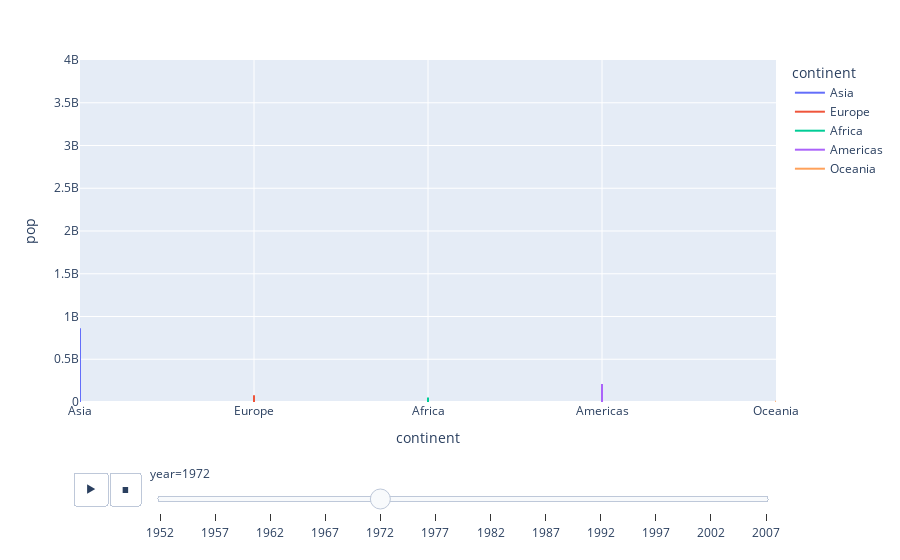

Notebook code for this chart:
### Code cell
fig = px.line(df, x="continent", y="pop", color="continent",
  animation_frame="year", animation_group="country", range_y=[0,4000000000])
fig.show()

### Figure 1 — Plotly figure (JSON) as saved in the notebook; plotly's stock layout.template omitted (floating-point values rounded to 4 significant figures)
{"data": [{"hovertemplate": "continent=%{x}<br>year=1972<br>pop=%{y}<extra></extra>", "ids": ["Afghanistan", "Bahrain", "Bangladesh", "Cambodia", "China", "Hong Kong, China", "India", "Indonesia", "Iran", "Iraq", "Israel", "Japan", "Jordan", "Korea, Dem. Rep.", "Korea, Rep.", "Kuwait", "Lebanon", "Malaysia", "Mongolia", "Myanmar", "Nepal", "Oman", "Pakistan", "Philippines", "Saudi Arabia", "Singapore", "Sri Lanka", "Syria", "Taiwan", "Thailand", "Vietnam", "West Bank and Gaza", "Yemen, Rep."], "legendgroup": "Asia", "line": {"color": "#636efa", "dash": "solid"}, "mode": "lines", "name": "Asia", "showlegend": true, "type": "scatter", "x": ["Asia", "Asia", "Asia", "Asia", "Asia", "Asia", "Asia", "Asia", "Asia", "Asia", "Asia", "Asia", "Asia", "Asia", "Asia", "Asia", "Asia", "Asia", "Asia", "Asia", "Asia", "Asia", "Asia", "Asia", "Asia", "Asia", "Asia", "Asia", "Asia", "Asia", "Asia", "Asia", "Asia"], "xaxis": "x", "y": [13079460, 230800, 70759295, 7450606, 862030000, 4115700, 567000000, 121282000, 30614000, 10061506, 3095893, 107188273, 1613551, 14781241, 33505000, 841934, 2680018, 11441462, 1320500, 28466390, 12412593, 829050, 69325921, 40850141, 6472756, 2152400, 13016733, 6701172, 15226039, 39276153, 44655014, 1089572, 7407075], "yaxis": "y"}, {"hovertemplate": "continent=%{x}<br>year=1972<br>pop=%{y}<extra></extra>", "ids": ["Albania", "Austria", "Belgium", "Bosnia and Herzegovina", "Bulgaria", "Croatia", "Czech Republic", "Denmark", "Finland", "France", "Germany", "Greece", "Hungary", "Iceland", "Ireland", "Italy", "Montenegro", "Netherlands", "Norway", "Poland", "Portugal", "Romania", "Serbia", "Slovak Republic", "Slovenia", "Spain", "Sweden", "Switzerland", "Turkey", "United Kingdom"], "legendgroup": "Europe", "line": {"color": "#EF553B", "dash": "solid"}, "mode": "lines", "name": "Europe", "showlegend": true, "type": "scatter", "x": ["Europe", "Europe", "Europe", "Europe", "Europe", "Europe", "Europe", "Europe", "Europe", "Europe", "Europe", "Europe", "Europe", "Europe", "Europe", "Europe", "Europe", "Europe", "Europe", "Europe", "Europe", "Europe", "Europe", "Europe", "Europe", "Europe", "Europe", "Europe", "Europe", "Europe"], "xaxis": "x", "y": [2263554, 7544201, 9709100, 3819000, 8576200, 4225310, 9862158, 4991596, 4639657, 51732000, 78717088, 8888628, 10394091, 209275, 3024400, 54365564, 527678, 13329874, 3933004, 33039545, 8970450, 20662648, 8313288, 4593433, 1694510, 34513161, 8122293, 6401400, 37492953, 56079000], "yaxis": "y"}, {"hovertemplate": "continent=%{x}<br>year=1972<br>pop=%{y}<extra></extra>", "ids": ["Algeria", "Angola", "Benin", "Botswana", "Burkina Faso", "Burundi", "Cameroon", "Central African Republic", "Chad", "Comoros", "Congo, Dem. Rep.", "Congo, Rep.", "Cote d'Ivoire", "Djibouti", "Egypt", "Equatorial Guinea", "Eritrea", "Ethiopia", "Gabon", "Gambia", "Ghana", "Guinea", "Guinea-Bissau", "Kenya", "Lesotho", "Liberia", "Libya", "Madagascar", "Malawi", "Mali", "Mauritania", "Mauritius", "Morocco", "Mozambique", "Namibia", "Niger", "Nigeria", "Reunion", "Rwanda", "Sao Tome and Principe", "Senegal", "Sierra Leone", "Somalia", "South Africa", "Sudan", "Swaziland", "Tanzania", "Togo", "Tunisia", "Uganda", "Zambia", "Zimbabwe"], "legendgroup": "Africa", "line": {"color": "#00cc96", "dash": "solid"}, "mode": "lines", "name": "Africa", "showlegend": true, "type": "scatter", "x": ["Africa", "Africa", "Africa", "Africa", "Africa", "Africa", "Africa", "Africa", "Africa", "Africa", "Africa", "Africa", "Africa", "Africa", "Africa", "Africa", "Africa", "Africa", "Africa", "Africa", "Africa", "Africa", "Africa", "Africa", "Africa", "Africa", "Africa", "Africa", "Africa", "Africa", "Africa", "Africa", "Africa", "Africa", "Africa", "Africa", "Africa", "Africa", "Africa", "Africa", "Africa", "Africa", "Africa", "Africa", "Africa", "Africa", "Africa", "Africa", "Africa", "Africa", "Africa", "Africa"], "xaxis": "x", "y": [14760787, 5894858, 2761407, 619351, 5433886, 3529983, 7021028, 1927260, 3899068, 250027, 23007669, 1340458, 6071696, 178848, 34807417, 277603, 2260187, 30770372, 537977, 517101, 9354120, 3811387, 625361, 12044785, 1116779, 1482628, 2183877, 7082430, 4730997, 5828158, 1332786, 851334, 16660670, 9809596, 821782, 5060262, 53740085, 461633, 3992121, 76595, 4588696, 2879013, 3840161, 23935810, 14597019, 480105, 14706593, 2056351, 5303507, 10190285, 4506497, 5861135], "yaxis": "y"}, {"hovertemplate": "continent=%{x}<br>year=1972<br>pop=%{y}<extra></extra>", "ids": ["Argentina", "Bolivia", "Brazil", "Canada", "Chile", "Colombia", "Costa Rica", "Cuba", "Dominican Republic", "Ecuador", "El Salvador", "Guatemala", "Haiti", "Honduras", "Jamaica", "Mexico", "Nicaragua", "Panama", "Paraguay", "Peru", "Puerto Rico", "Trinidad and Tobago", "United States", "Uruguay", "Venezuela"], "legendgroup": "Americas", "line": {"color": "#ab63fa", "dash": "solid"}, "mode": "lines", "name": "Americas", "showlegend": true, "type": "scatter", "x": ["Americas", "Americas", "Americas", "Americas", "Americas", "Americas", "Americas", "Americas", "Americas", "Americas", "Americas", "Americas", "Americas", "Americas", "Americas", "Americas", "Americas", "Americas", "Americas", "Americas", "Americas", "Americas", "Americas", "Americas", "Americas"], "xaxis": "x", "y": [24779799, 4565872, 100840058, 22284500, 9717524, 22542890, 1834796, 8831348, 4671329, 6298651, 3790903, 5149581, 4698301, 2965146, 1997616, 55984294, 2182908, 1616384, 2614104, 13954700, 2847132, 975199, 209896000, 2829526, 11515649], "yaxis": "y"}, {"hovertemplate": "continent=%{x}<br>year=1972<br>pop=%{y}<extra></extra>", "ids": ["Australia", "New Zealand"], "legendgroup": "Oceania", "line": {"color": "#FFA15A", "dash": "solid"}, "mode": "lines", "name": "Oceania", "showlegend": true, "type": "scatter", "x": ["Oceania", "Oceania"], "xaxis": "x", "y": [13177000, 2929100], "yaxis": "y"}], "layout": {"autosize": true, "legend": {"title": {"text": "continent"}, "tracegroupgap": 0}, "margin": {"t": 60}, "sliders": [{"active": 4, "currentvalue": {"prefix": "year="}, "len": 0.9, "pad": {"b": 10, "t": 60}, "steps": [{"args": [["1952"], {"frame": {"duration": 0, "redraw": false}, "fromcurrent": true, "mode": "immediate", "transition": {"duration": 0, "easing": "linear"}}], "label": "1952", "method": "animate"}, {"args": [["1957"], {"frame": {"duration": 0, "redraw": false}, "fromcurrent": true, "mode": "immediate", "transition": {"duration": 0, "easing": "linear"}}], "label": "1957", "method": "animate"}, {"args": [["1962"], {"frame": {"duration": 0, "redraw": false}, "fromcurrent": true, "mode": "immediate", "transition": {"duration": 0, "easing": "linear"}}], "label": "1962", "method": "animate"}, {"args": [["1967"], {"frame": {"duration": 0, "redraw": false}, "fromcurrent": true, "mode": "immediate", "transition": {"duration": 0, "easing": "linear"}}], "label": "1967", "method": "animate"}, {"args": [["1972"], {"frame": {"duration": 0, "redraw": false}, "fromcurrent": true, "mode": "immediate", "transition": {"duration": 0, "easing": "linear"}}], "label": "1972", "method": "animate"}, {"args": [["1977"], {"frame": {"duration": 0, "redraw": false}, "fromcurrent": true, "mode": "immediate", "transition": {"duration": 0, "easing": "linear"}}], "label": "1977", "method": "animate"}, {"args": [["1982"], {"frame": {"duration": 0, "redraw": false}, "fromcurrent": true, "mode": "immediate", "transition": {"duration": 0, "easing": "linear"}}], "label": "1982", "method": "animate"}, {"args": [["1987"], {"frame": {"duration": 0, "redraw": false}, "fromcurrent": true, "mode": "immediate", "transition": {"duration": 0, "easing": "linear"}}], "label": "1987", "method": "animate"}, {"args": [["1992"], {"frame": {"duration": 0, "redraw": false}, "fromcurrent": true, "mode": "immediate", "transition": {"duration": 0, "easing": "linear"}}], "label": "1992", "method": "animate"}, {"args": [["1997"], {"frame": {"duration": 0, "redraw": false}, "fromcurrent": true, "mode": "immediate", "transition": {"duration": 0, "easing": "linear"}}], "label": "1997", "method": "animate"}, {"args": [["2002"], {"frame": {"duration": 0, "redraw": false}, "fromcurrent": true, "mode": "immediate", "transition": {"duration": 0, "easing": "linear"}}], "label": "2002", "method": "animate"}, {"args": [["2007"], {"frame": {"duration": 0, "redraw": false}, "fromcurrent": true, "mode": "immediate", "transition": {"duration": 0, "easing": "linear"}}], "label": "2007", "method": "animate"}], "x": 0.1, "xanchor": "left", "y": 0, "yanchor": "top"}], "updatemenus": [{"active": 0, "buttons": [{"args": [null, {"frame": {"duration": 500, "redraw": false}, "fromcurrent": true, "mode": "immediate", "transition": {"duration": 500, "easing": "linear"}}], "label": "&#9654;", "method": "animate"}, {"args": [[null], {"frame": {"duration": 0, "redraw": false}, "fromcurrent": true, "mode": "immediate", "transition": {"duration": 0, "easing": "linear"}}], "label": "&#9724;", "method": "animate"}], "direction": "left", "pad": {"r": 10, "t": 70}, "showactive": false, "type": "buttons", "x": 0.1, "xanchor": "right", "y": 0, "yanchor": "top"}], "xaxis": {"anchor": "y", "autorange": true, "categoryarray": ["Asia", "Europe", "Africa", "Americas", "Oceania"], "categoryorder": "array", "domain": [0, 1], "range": [0, 4], "title": {"text": "continent"}, "type": "category"}, "yaxis": {"anchor": "x", "domain": [0, 1], "range": [0, 4000000000], "title": {"text": "pop"}, "type": "linear"}}}
